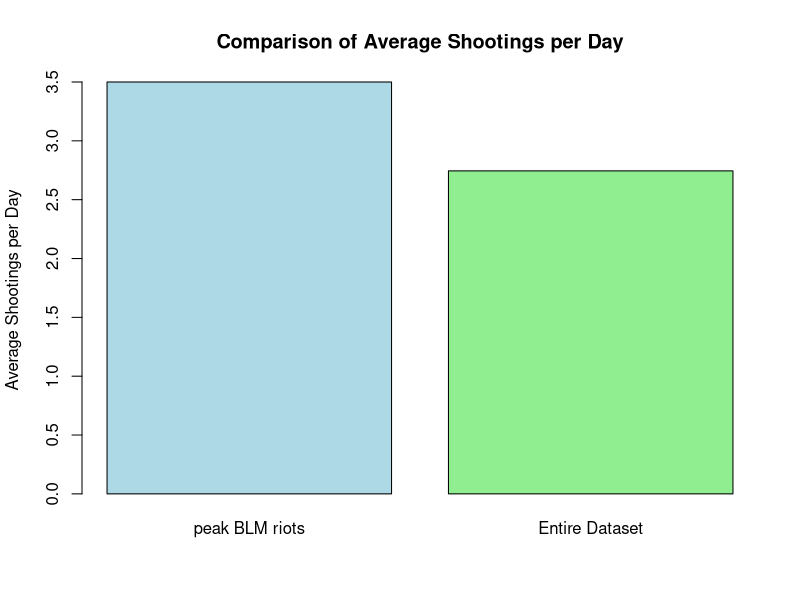
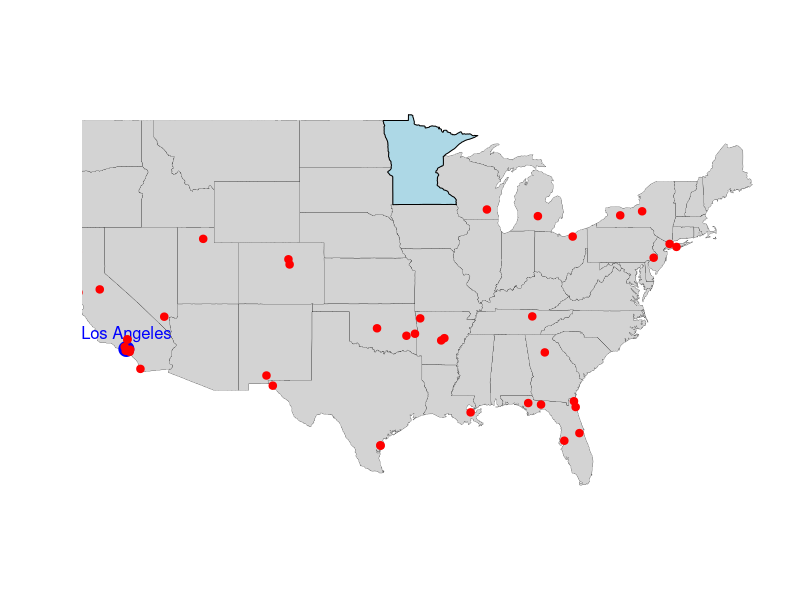
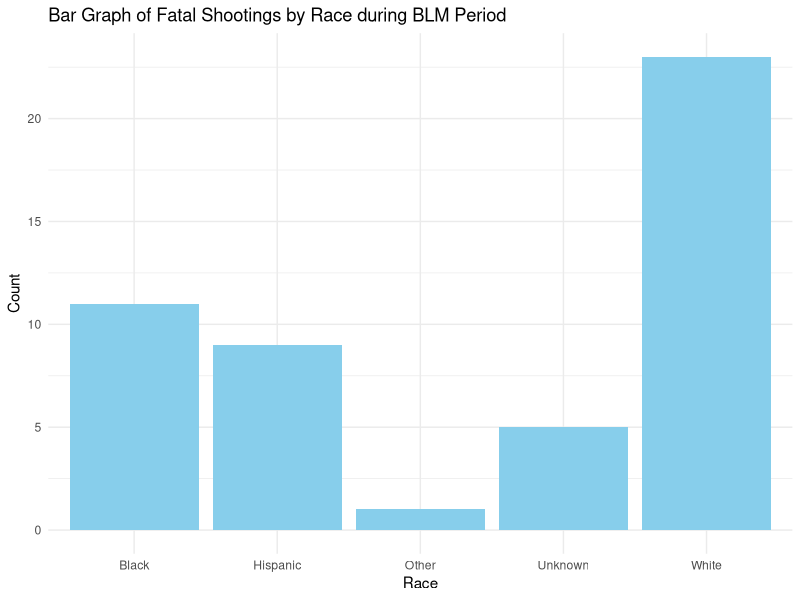
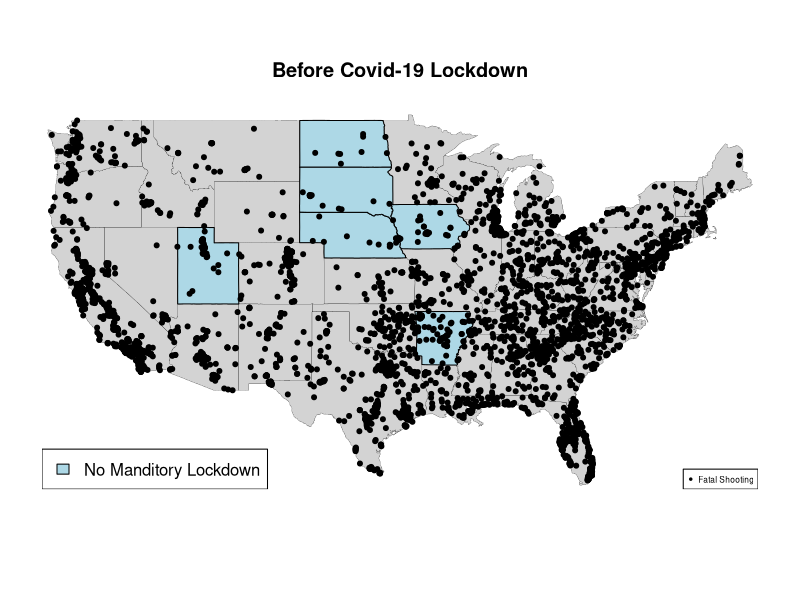
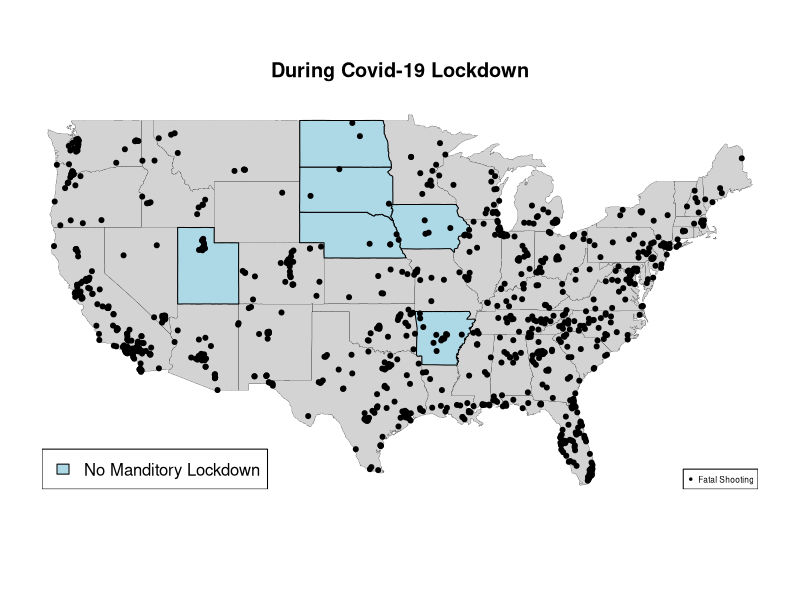
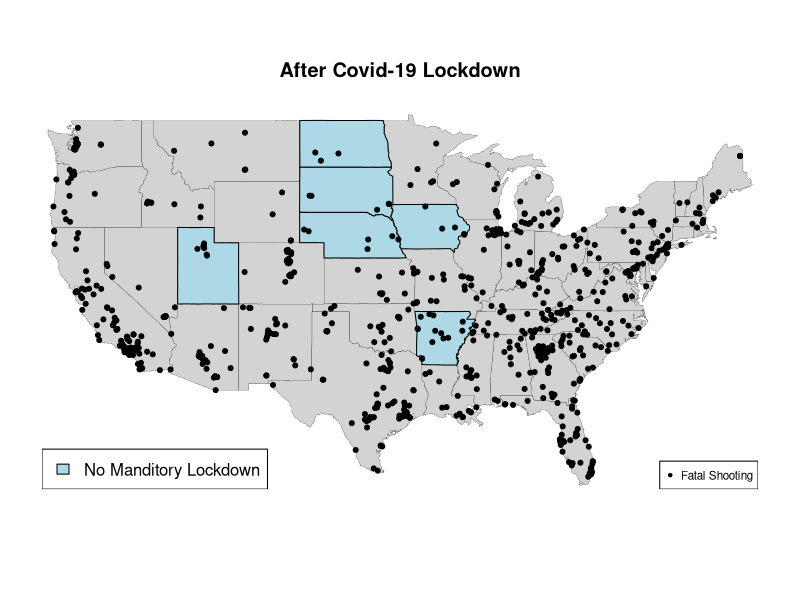
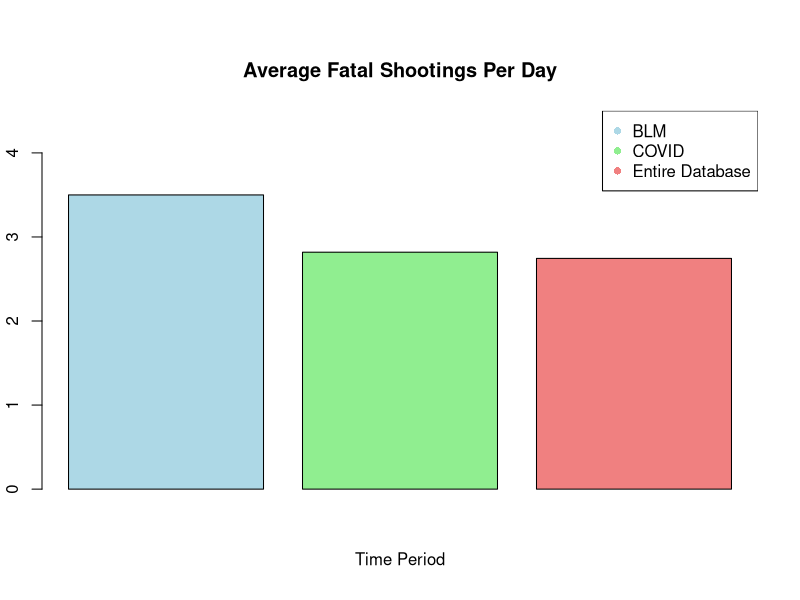
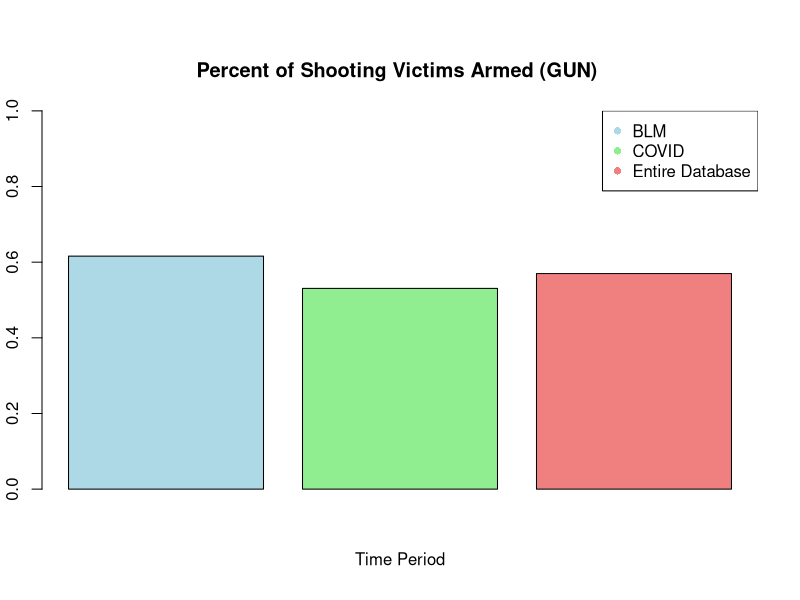

The R script that drew these images, in order:
## ---- chunk 1
FatalShootingsStats <- read.csv("FatalPoliceShootings_US.csv")

x <-head(FatalShootingsStats, 2)

print(x)
## ---- chunk 2
suppressPackageStartupMessages(library(dplyr))
suppressPackageStartupMessages(library(maps))
suppressPackageStartupMessages(library(tidyverse))
suppressPackageStartupMessages(library(ggplot2))
## ---- chunk 3
#Convert the `date` column to Date format so can extract the year
FatalShootingsStats$date <- as.Date(FatalShootingsStats$date, format = "%m/%d/%Y")

#Made new column for year as an int
FatalShootingsStats$year <- as.integer(format(FatalShootingsStats$date, "%Y"))
## ---- chunk 4
# Specify the two specific dates
date1 <- as.Date("2020-05-26")  
date2 <- as.Date("2020-06-08")  

# Filter data for those two dates and count the total number of shootings
BLM_period <- FatalShootingsStats %>%
  filter(date >= date1 & date <= date2)
 
# Number of unique days in the time period
unique_days_period <- length(seq.Date(date1, date2, by = "day"))

# Total number of shootings in the time period
total_BLM_period <- nrow(BLM_period)

# Average shootings per day for the time period (including all days in the range)
avg_shootings_per_day_BLM <- total_BLM_period / unique_days_period

# Calculate the average number of shootings per day for the entire dataset
# Find the first and last dates in the dataset
first_date <- min(FatalShootingsStats$date)
last_date <- max(FatalShootingsStats$date)

# Number of unique days in the entire dataset (including all days between the first and last date)
unique_days_total <- length(seq.Date(first_date, last_date, by = "day"))

# Total number of shootings in the entire dataset
total_shootings_total <- nrow(FatalShootingsStats)

# Average shootings per day for the entire dataset (including all days in the range)
avg_shootings_per_day_total <- total_shootings_total / unique_days_total

# Print the results
cat("Average shootings per day for the period from May 26, 2020 to June 8, 2020 :", avg_shootings_per_day_BLM, "\n")
cat("Average shootings per day for the entire dataset:", avg_shootings_per_day_total, "\n")

## ---- chunk 5
# Create a vector with the two averages
average_shootings <- c(avg_shootings_per_day_BLM, avg_shootings_per_day_total)

# Create a bar plot
barplot(average_shootings, 
        names.arg = c("peak BLM riots", "Entire Dataset"), 
        main = "Comparison of Average Shootings per Day", 
        ylab = "Average Shootings per Day", 
        col = c("lightblue", "lightgreen"), 
        border = "black")

## ---- chunk 6
state_to_highlight <- "Minnesota"

# Basic Map Plot
maps::map("state", col = "lightgray", fill = TRUE, bg = "white", lwd = 0.2)  # Draw USA map
maps::map("state", region = state_to_highlight, col = "lightblue", fill = TRUE, add = TRUE)

# Overlay points for Los Angeles and Miami
# Coordinates for Los Angeles
points(-118.2437, 34.0522, col = "blue", pch = 19, cex = 2)  # Los Angeles

# Optionally, add text labels for the cities
text(-118.2437, 34.0522, "Los Angeles", pos = 3, col = "blue", cex = 1)

# Overlay points (longitude, latitude) on the map
points(BLM_period$longitude, BLM_period$latitude, col = "red", pch = 20, cex = 1.5)

## ---- chunk 7
ggplot(BLM_period, aes(x = race_name)) +
  geom_bar(fill = "skyblue") +
  labs(title = "Bar Graph of Fatal Shootings by Race during BLM Period",
       x = "Race",
       y = "Count") +
  theme_minimal()
## ---- chunk 8
# filtering data by covid lockdown timeline
during_date1 <- as.Date("2020-03-15")  # main US lockdown start
during_date2 <- as.Date("2021-05-01")  # need to find sorce for this date
during_covid <- FatalShootingsStats %>%
  filter(date >= during_date1 & date <= during_date2)

before_date1 <- min(FatalShootingsStats$date)  
before_date2 <- as.Date("2020-03-14")
before_covid <- FatalShootingsStats %>%
  filter(date >= before_date1 & date <= before_date2)

after_date1 <- as.Date("2021-05-01")  
after_date2 <- max(FatalShootingsStats$date)
after_covid <- FatalShootingsStats %>%
  filter(date >= after_date1 & date <= after_date2)

#total number of shootings per time period
total_shootings_during <- nrow(during_covid)
total_shootings_before <- nrow(before_covid)
total_shootings_after <- nrow(after_covid)

#total number of days in time period
unique_days_during <- length(seq.Date(during_date1, during_date2, by = "day"))
unique_days_before <- length(seq.Date(before_date1, before_date2, by = "day"))
unique_days_after <- length(seq.Date(after_date1, after_date2, by = "day"))

#shootings per day
avg_shootings_during <- total_shootings_during / unique_days_during
avg_shootings_before <- total_shootings_before / unique_days_before
avg_shootings_after <- total_shootings_after / unique_days_after

cat("Before the lockdowns: Total shootings ",total_shootings_before," Average shootings per day", avg_shootings_before, "\n")
cat("During the lockdowns: Total shootings ",total_shootings_during," Average shootings per day", avg_shootings_during, "\n")
cat("After the lockdowns: Total shootings ",total_shootings_after," Average shootings per day", avg_shootings_after, "\n")

## ---- chunk 9
state_to_highlight <- c("Arkansas", "Iowa", "Nebraska", "North Dakota", "South Dakota", "Utah", "Wyomming") #sates that never enforced lockdown

# Basic Map Plot
maps::map("state", col = "lightgray", fill = TRUE, bg = "white", lwd = 0.2)  
maps::map("state", region = state_to_highlight, col = "lightblue", fill = TRUE, add = TRUE)
points(before_covid$longitude, before_covid$latitude, col = "black", pch = 20, cex = 1.0)
legend("bottomright", legend = "Fatal Shooting", pch = 20, col = "black", cex = 0.5)
legend("bottomleft", legend = "No Manditory Lockdown", fill= "lightblue", col = "lightblue", cex = 1)
title(main= "Before Covid-19 Lockdown")

maps::map("state", col = "lightgray", fill = TRUE, bg = "white", lwd = 0.2) 
maps::map("state", region = state_to_highlight, col = "lightblue", fill = TRUE, add = TRUE)
points(during_covid$longitude, during_covid$latitude, col = "black", pch = 20, cex = 1.0)
legend("bottomright", legend = "Fatal Shooting", pch = 20, col = "black", cex = 0.5)
legend("bottomleft", legend = "No Manditory Lockdown", fill= "lightblue", col = "lightblue", cex = 1)
title(main= "During Covid-19 Lockdown")

maps::map("state", col = "lightgray", fill = TRUE, bg = "white", lwd = 0.2)  
maps::map("state", region = state_to_highlight, col = "lightblue", fill = TRUE, add = TRUE)
points(after_covid$longitude, after_covid$latitude, col = "black", pch = 20, cex = 1.0)
legend("bottomright", legend = "Fatal Shooting", pch = 20, col = "black", cex = 0.7)
legend("bottomleft", legend = "No Manditory Lockdown", fill= "lightblue", col = "lightblue", cex = 1)
title( "After Covid-19 Lockdown")
## ---- chunk 10
#"Arkansas", "Iowa", "Nebraska", "North Dakota", "South Dakota", "Utah", "Wyomming"
## Arkansas data 
before_ar <- before_covid %>%
  filter(before_covid$state == "AR" | before_covid$state == "IA" | before_covid$state == "NE" | before_covid$state == "ND" | before_covid$state == "SD" | before_covid$state == "UT" | before_covid$state == "WY" )
during_ar <- during_covid %>%
  filter(during_covid$state == "AR" | during_covid$state == "IA" | during_covid$state == "NE" | during_covid$state == "ND" | during_covid$state == "SD" | during_covid$state == "UT" | during_covid$state == "WY" )
after_ar <- after_covid %>%
  filter(after_covid$state == "AR" | after_covid$state == "IA" | after_covid$state == "NE" | after_covid$state == "ND" | after_covid$state == "SD" | after_covid$state == "UT" | after_covid$state == "WY" )

#total number of shootings per time period
total_shootings_Bar <- nrow(during_ar)
total_shootings_Dar <- nrow(before_ar)
total_shootings_Aar <- nrow(after_ar)

#shootings per day
state_avg_shootings_during <- total_shootings_Dar / unique_days_during
state_avg_shootings_before <- total_shootings_Bar / unique_days_before
state_avg_shootings_after <- total_shootings_Aar / unique_days_after

cat("Shootings per day during COVID-19 in states with no enforced lockdowns",state_avg_shootings_during,"\n","Shootings per day before COVID-19 in states with no enforced lockdowns",state_avg_shootings_before,"\n","Shootings per day after COVID-19 in states with no enforced lockdowns",state_avg_shootings_after)

## ---- chunk 11
#Finding percentages of certain conditions
bodycam_true <- c(sum(during_covid$body_camera == "TRUE"), sum(BLM_period$body_camera == "TRUE"), sum(FatalShootingsStats$body_camera == "TRUE"))

bodycam_percent <- c((bodycam_true[1]/nrow(during_covid)), (bodycam_true[2]/nrow(BLM_period)),(bodycam_true[3]/nrow(FatalShootingsStats)))

average_age <- c(mean(during_covid$age, na.rm = TRUE), mean(BLM_period$age, na.rm = TRUE), mean(FatalShootingsStats$age, na.rm = TRUE))

avg_shootings <-  c(avg_shootings_per_day_BLM, avg_shootings_during, avg_shootings_per_day_total)

gun_armedp <- c((sum(during_covid$armed == "gun") /nrow(during_covid)), (sum(BLM_period$armed == "gun") /nrow(BLM_period)), (sum(FatalShootingsStats$armed == "gun") / nrow(FatalShootingsStats)))

unarmed_armedp <- c((sum(during_covid$armed == "unarmed") /nrow(during_covid)), (sum(BLM_period$armed == "unarmed") / nrow(BLM_period)), (sum(FatalShootingsStats$armed == "unarmed") / nrow(FatalShootingsStats)))

car_armedp <- c((sum(during_covid$armed == "Vehicle") / nrow(during_covid)), (sum(BLM_period$armed == "Vehicle") / nrow(BLM_period)), (sum(FatalShootingsStats$armed == "Vehicle") / nrow(FatalShootingsStats)))

mental_illness <- c(sum(during_covid$signs_of_mental_illness == "TRUE")/nrow(during_covid), sum(BLM_period$signs_of_mental_illness == "TRUE")/nrow(BLM_period), sum(FatalShootingsStats$signs_of_mental_illness == "TRUE")/nrow(FatalShootingsStats))


BLM_Covid <- data.frame(avg_shootings, round(average_age, 1), bodycam_percent, gun_armedp, unarmed_armedp, car_armedp, mental_illness) 
names(BLM_Covid) <- c("Average Fatal Shootings Per Day", "Average Age", "Percent of officers with turned on body camera", "Armed (gun)", "Unarmed", "Armed (car)", "Signs of mental illness")
rownames(BLM_Covid) <- c("BLM", "Covid-19", "Entire Dataset")
BLM_Covid
## ---- chunk 12
#average shootings
time_period <- c("BLM", "COVID", "Entire Database")
colors <- c("lightblue", "lightgreen", "lightcoral")
barplot(BLM_Covid$`Average Fatal Shootings Per Day`, 
        col = colors,
        main = "Average Fatal Shootings Per Day",
        xlab = "Time Period", ylim = c(0,4.5) )
legend("topright", legend = time_period , col = colors, pch = 16 ) 

#armed (gun)
time_period <- c("BLM", "COVID", "Entire Database")
colors <- c("lightblue", "lightgreen", "lightcoral")
barplot(BLM_Covid$`Armed (gun)`, 
        col = colors,
        main = "Percent of Shooting Victims Armed (GUN) ",
        xlab = "Time Period", ylim = c(0,1))
legend("topright", legend = time_period , col = colors, pch = 16 )

#body camera off
time_period <- c("BLM", "COVID", "Entire Database")
colors <- c("lightblue", "lightgreen", "lightcoral")
barplot(BLM_Covid$`Percent of officers with turned on body camera`, 
        col = colors,
        main = "Percentage of Officers with Turned on Body Camera",
        xlab = "Time Period", ylim = c(0,0.5))
legend("topright", legend = time_period , col = colors, pch = 16) 

## ---- chunk 13
BLM_period$age <- as.numeric(as.character(BLM_period$age))
during_covid$age <- as.numeric(as.character(during_covid$age))
FatalShootingsStats$age <- as.numeric(as.character(FatalShootingsStats$age))

# Add AgeRange dynamically to each dataset
BLM_period$AgeRange <- cut(
  BLM_period$age,
  breaks = c(0, 18, 35, Inf),
  labels = c("0-18", "19-35", "36+"),
  right = FALSE
)

during_covid$AgeRange <- cut(
  during_covid$age,
  breaks = c(0, 18, 35, Inf),
  labels = c("0-18", "19-35", "36+"),
  right = FALSE
)

FatalShootingsStats$AgeRange <- cut(
  FatalShootingsStats$age,
  breaks = c(0, 18, 35, Inf),
  labels = c("0-18", "19-35", "36+"),
  right = FALSE
)

# Add a dataset column for identification
BLM_period$Dataset <- "BLM"
during_covid$Dataset <- "COVID"
FatalShootingsStats$Dataset <- "Entire Database"

# Combine datasets into one
combined_data <- bind_rows(BLM_period, during_covid, FatalShootingsStats)

# Calculate proportions
summary_data <- combined_data %>%
  group_by(Dataset, AgeRange) %>%
  summarise(Count = n(), .groups = "drop") %>%
  group_by(Dataset) %>%
  mutate(Proportion = Count / sum(Count))

# Create a stacked bar graph with proportions
ggplot(summary_data, aes(x = Dataset, y = Proportion, fill = AgeRange)) +
  geom_bar(stat = "identity", position = "stack") +
  geom_text(
    aes(label = scales::percent(Proportion, accuracy = 0.1)), # Format as percentage
    position = position_stack(vjust = 0.5), # Place text in the middle of each segment
    size = 3 # Adjust text size
  ) +
  labs(
    title = "Age Range Proportion Across Datasets",
    x = "Dataset",
    y = "Proportion",
    fill = "Age Range"
  ) +
  scale_y_continuous(labels = scales::percent_format()) + # Display y-axis as percentages
  theme_minimal()

## ---- chunk 14
# filtering data to include only unarmed incidents
unarmed_data <- subset(FatalShootingsStats, FatalShootingsStats$armed == "unarmed")

# count unarmed fatalities by race
unarmed_deaths_by_race <- aggregate(unarmed_data$armed, 
                                    by = list(Race = unarmed_data$race_name), 
                                    FUN = length)
colnames(unarmed_deaths_by_race)[2] <- "Unarmed_Deaths"

# count display
unarmed_deaths_by_race
# count total fatalities by race
total_deaths_by_race <- aggregate(FatalShootingsStats$armed, 
                                  by = list(Race = FatalShootingsStats$race_name), 
                                  FUN = length)

# ensure all races are represented in unarmed deaths by race
all_races <- unique(FatalShootingsStats$race_name)
unarmed_deaths_by_race <- aggregate(unarmed_data$armed, 
                                    by = list(Race = unarmed_data$race_name), 
                                    FUN = length)
unarmed_deaths_by_race <- merge(data.frame(Race = all_races), unarmed_deaths_by_race, 
                                by = "Race", all.x = TRUE)
unarmed_deaths_by_race[is.na(unarmed_deaths_by_race)] <- 0  # Replace NA with 0

# merge total deaths and unarmed deaths
race_unarmed_comparison <- merge(unarmed_deaths_by_race, total_deaths_by_race, 
                                 by = "Race", 
                                 suffixes = c("_Unarmed", "_Total"))

# calculate percentage of unarmed fatalities for each race
race_unarmed_comparison$Unarmed_Death_Percentage <- 
  (race_unarmed_comparison$x_Unarmed / race_unarmed_comparison$x_Total) * 100

# rename columns for clarity
colnames(race_unarmed_comparison) <- c("Race", "Unarmed_Deaths", "Total_Deaths", "Unarmed_Death_Percentage")

# display the updated data frame
race_unarmed_comparison

# adjust margins to give more space to labels
par(mar = c(5, 10, 4, 2) + 0.1) # Increase left margin for y-axis labels

# create a horizontal bar plot
barplot(race_unarmed_comparison$Unarmed_Death_Percentage,
names.arg = race_unarmed_comparison$Race,
main = "Percentage of Unarmed Fatalities by Race",
xlab = "Percentage of Unarmed Fatalities",
col = "lightcoral",
horiz = TRUE,       # Horizontal bars
las = 1,            # Ensure labels are horizontal on y-axis
cex.names = 0.9)    # Adjust label size if needed

# reset margins after plotting (optional if running multiple plots in sequence)
par(mar = c(5, 4, 4, 2) + 0.1)

# i think this code can be reused if we make the x axis the time period and show unarmed/armed deaths per race - sophia
## ---- chunk 15
# Check if the required columns exist
if (!all(c("year", "race_name") %in% colnames(FatalShootingsStats))) {
  stop("The columns 'year' and 'race_name' are missing in FatalShootingsStats.")
}

# Aggregate data to create race_year_counts
race_year_counts <- FatalShootingsStats %>%
  group_by(Year = year, Race = race_name) %>%  # Group by year and race
  summarise(Count = n(), .groups = "drop")    # Count occurrences and ungroup

# Ensure data completeness: Fill missing Year-Race combinations with zeros
race_year_counts <- race_year_counts %>%
  complete(Year, Race, fill = list(Count = 0))  # Fill missing combinations with 0 counts

# Verify the resulting dataset
print(head(race_year_counts))

# Ensure the dataset has the required columns: Year, Race, Count
# If not, aggregate data to create race_year_counts
if (!"Count" %in% colnames(race_year_counts)) {
  race_year_counts <- FatalShootingsStats %>%
    group_by(Year = year, Race = race_name) %>%
    summarise(Count = n(), .groups = "drop")
}

# Ensure data completeness: fill missing values with zeros for all combinations of Year and Race
race_year_counts <- race_year_counts %>%
  complete(Year, Race, fill = list(Count = 0))
par(mar = c(2.1, 4.1, 4.1, 10.1), xpd=TRUE)
# Set up an empty plot with the correct axes limits
plot(NULL, xlim = range(race_year_counts$Year, na.rm = TRUE), 
     ylim = c(0, 600), 
     xlab = "Year", ylab = "Number of Fatal Shootings", 
     main = "Fatal Shootings by Race Over the Years")

# Define colors for each race
race_colors <- c("blue", "green", "red", "purple", "orange", "pink", "gray")

# Get unique races
unique_races <- unique(race_year_counts$Race)

# Loop through each race to plot its line on the graph
for (i in 1:length(unique_races)) {
  # Subset data for the current race
  race_data <- subset(race_year_counts, Race == unique_races[i])
  
  # Ensure data is sorted by Year for proper line plotting
  race_data <- race_data[order(race_data$Year), ]
  
  # Plot the line for this race
  lines(race_data$Year, race_data$Count, type = "o", col = race_colors[i], pch = 16)
}

# Add a legend
legend("topright", legend = unique_races, col = race_colors, pch = 16, lty = 1,inset = c(-0.4, 0))
